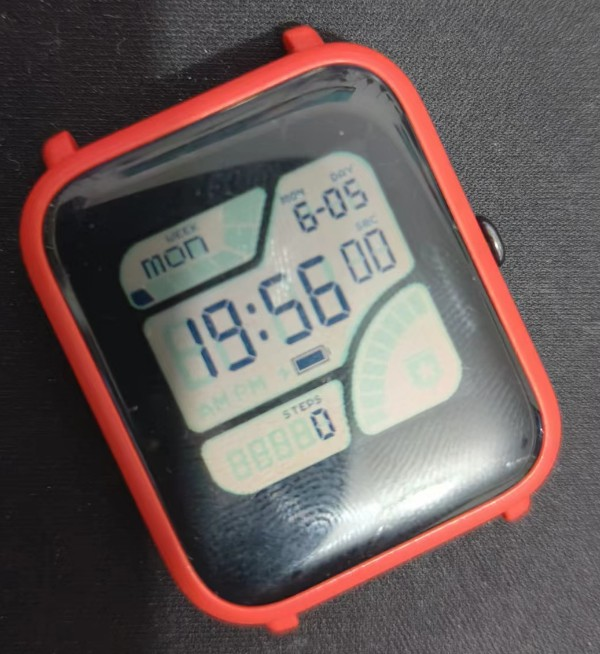
#> input picture 130-许国宇-北京/week five/watch.jpg, 600 x 654 px, found by its file name
$ python perspective_transform.py
#> lines starting #> are read from the running program, lines starting #| are printed output that depends on the picture
import cv2
import numpy as np

class Transform:
    def __init__(self,image_path):
#> called with image_path = 'D:\\BaDou\\cv\\Week Five\\watch.jpg'
        self.image = cv2.imread(image_path)
#> self.image is the input picture: shape (654, 600, 3); mean B, G, R 92, 93.8, 105.5
        self.image_width = self.image.shape[:2][0]
#> self.image_width = 654
        self.image_height = self.image.shape[:2][1]
#> self.image_height = 600
        self.image_channels = self.image.shape[2]
#> self.image_channels = 3
    def PerspectiveTransform(self,src,dst):
        #获取透视变换矩阵
        self.PerspectiveMatrix(src,dst)
        a11=self.warpMatrix[0][0]
        a12=self.warpMatrix[0][1]
        a13=self.warpMatrix[0][2]
        a21=self.warpMatrix[1][0]
        a22=self.warpMatrix[1][1]
        a23=self.warpMatrix[1][2]
        a31=self.warpMatrix[2][0]
        a32=self.warpMatrix[2][1]
        max_i = 0
        min_i = 0
        max_j = 0
        min_j = 0
        for i in range(self.image_width):
            for j in range(self.image_height):
                result_i=int((a11*i+a12*j+a13)/(a31*i+a32*j+1))
                result_j=int((a21*i+a22*j+a23)/(a31*i+a32*j+1))
                if result_i<=min_i:
                    min_i=result_i
                if result_i>max_i:
                    max_i=result_i
                if result_j<=min_j:
                    min_j=result_j
                if result_j>max_j:
                    max_j=result_j
#> after the loop, max_i = 787; max_j = 793; min_i = -114; min_j = -86
        self.image_result=np.zeros([(abs(min_i)+abs(max_i)+1),(abs(min_j)+abs(max_j)+1),3],dtype=np.uint8)
        for i in range(self.image_width):
            for j in range(self.image_height):
                result_i = int((a11 * i + a12 * j + a13) / (a31 * i + a32 * j + 1))+abs(min_i)
                result_j = int((a21 * i + a22 * j + a23) / (a31 * i + a32 * j + 1))+abs(min_j)
                self.image_result[result_i,result_j]=[self.image[i,j][k] for k in range(3)]
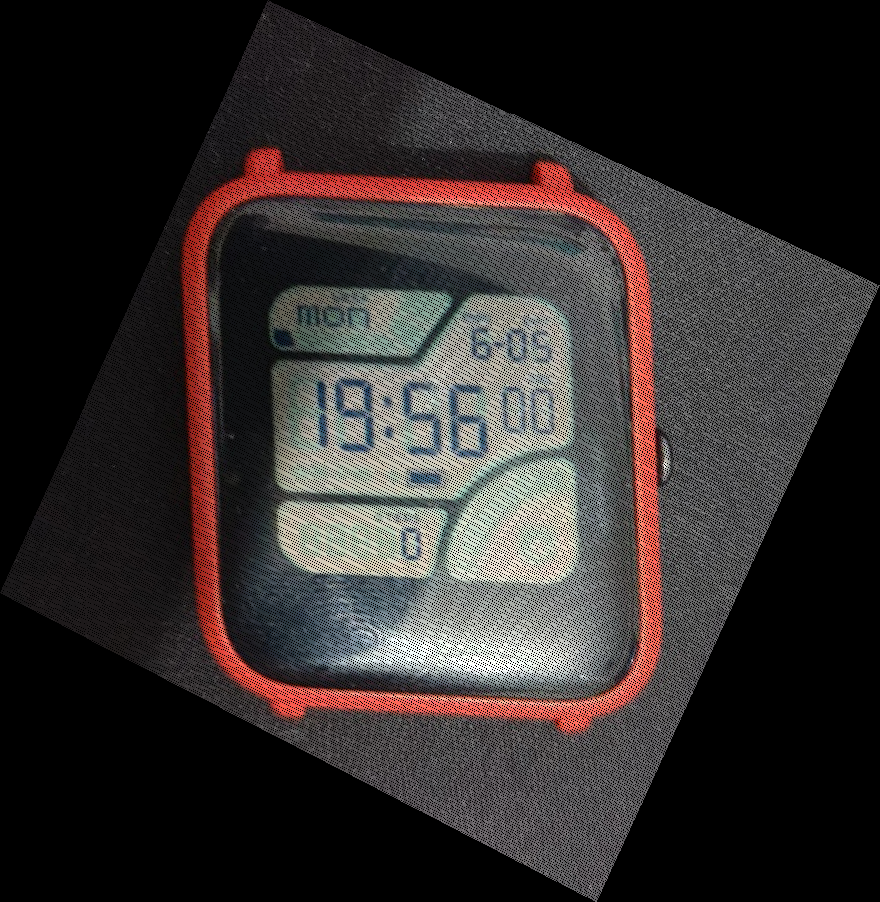
#> self.image_result: shape (902, 880, 3); mean B, G, R 43.5, 44.4, 49.9
        cv2.imshow("origin image",self.image)
        cv2.imshow('result image',self.image_result)
        cv2.waitKey()
    def PerspectiveMatrix(self,src,dst):
        assert src.shape[0]==dst.shape[0] and src.shape[0]>=4
        num=src.shape[0]
        A=np.zeros((2*num,8))
        B=np.zeros((2*num,1))
        for i in range(0, num):
            A_i = src[i, :]
            B_i = dst[i, :]
            A[2 * i, :] = [A_i[0], A_i[1], 1, 0, 0, 0, -A_i[0] * B_i[0], -A_i[1] * B_i[0]]
            B[2 * i] = B_i[0]
            A[2 * i + 1, :] = [0, 0, 0, A_i[0], A_i[1], 1, -A_i[0] * B_i[1], -A_i[1] * B_i[1]]
            B[2 * i + 1] = B_i[1]
        A = np.mat(A)
        # 用A.I求出A的逆矩阵，然后与B相乘，求出warpMatrix
        warpMatrix = A.I * B  # 求出a_11, a_12, a_13, a_21, a_22, a_23, a_31, a_32

        # 之后为结果的后处理
        warpMatrix = np.array(warpMatrix).T[0]
        warpMatrix = np.insert(warpMatrix, warpMatrix.shape[0], values=1.0, axis=0)  # 插入a_33 = 1
        warpMatrix = warpMatrix.reshape((3, 3))
        self.warpMatrix=warpMatrix

if __name__=="__main__":
    imagePath = "D:\BaDou\cv\Week Five\watch.jpg"
    transform = Transform(imagePath)
    dst = np.float32([[46, 169], [324, 43], [550, 493], [264, 624]])
    src = np.float32([[150, 50], [455, 50], [455, 500], [150, 500]])
    transform.PerspectiveTransform(src,dst)
